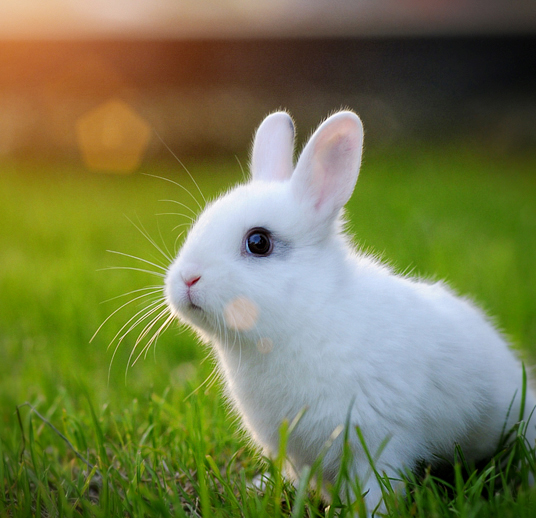
#> input picture oving1/Cute-a-bunny.jpg, 536 x 518 px, found by its file name
$ python oppg1.py   (older library calls are emulated)
#> lines starting #> are read from the running program, lines starting #| are printed output that depends on the picture

import numpy as np
from scipy import misc
import matplotlib.pyplot as plt


def greyscale_2(path, weights=False):
#> called with path = '.\\Cute-a-bunny.jpg', weights = False
    image = misc.imread(path)
#> image is the input picture: shape (518, 536, 3); mean R, G, B 117.2, 122.6, 76.4
    grey = np.zeros(image.shape[0:2])
    if weights:
        x = 0.2126
        y = 0.7152
        z = 0.0722

    for i in range(image.shape[0]):
        for j in range(image.shape[1]):
            r = image[i, j][0]
            g = image[i, j][1]
            b = image[i, j][2]

            if weights:
                grey[i, j] = (x*r + y*g + z*b) / 255
            else:
                grey[i, j] = 1/3 * (r/255 + g/255 + b/255)
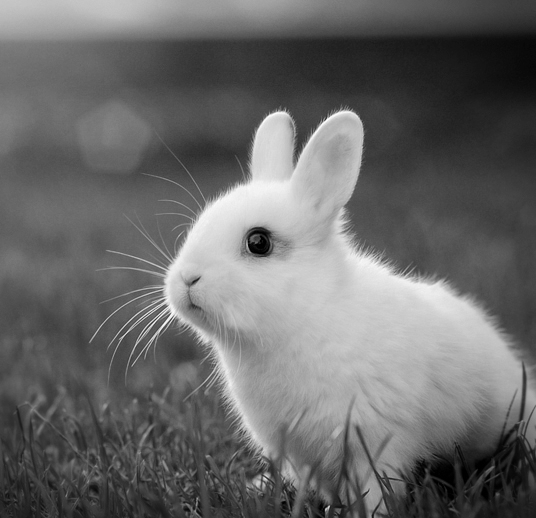
#> grey: shape (518, 536) float64; min 0, max 0.996, mean 0.413

    return grey


def transformation(greyscale_im, p):

    new = np.zeros_like(greyscale_im)
    for y in range(greyscale_im.shape[1]):
        for x in range(greyscale_im.shape[0]):
            new[x, y] = greyscale_im[x, y] - p if 255 - p > 0 else 0

    #new = new / new.max()/255

    plt.figure()
    plt.imshow(new, interpolation='nearest', cmap=plt.cm.gray, vmin=0, vmax=255-p)
    plt.show()

    return new


# [70 lines left out: functions test, grey_plotter, convolution, flip_kernel, not called in this run]


"""

n = 6
li = [[1]*5]*5
kernel = np.matrix(li)

im2 = misc.imread(".\Cute-a-bunny.jpg", flatten=True)

new_im = convolution(im2, kernel)


_, ax = plt.subplots(1, 2)
ax[0].imshow(im2, cmap=plt.cm.gray)
ax[1].imshow(new_im, cmap=plt.cm.gray)
ax[0].set_axis_off()
ax[1].set_axis_off()

misc.imsave('test.png', im2)
misc.imsave('test1.png', new_im)

plt.figure()
plt.imshow(new_im, interpolation="nearest", cmap=plt.cm.gray)
plt.show()

"""

im = greyscale_2(".\Cute-a-bunny.jpg")

print(im.shape)
#| (518, 536)

im2 = misc.imread(".\Cute-a-bunny.jpg", flatten=True)
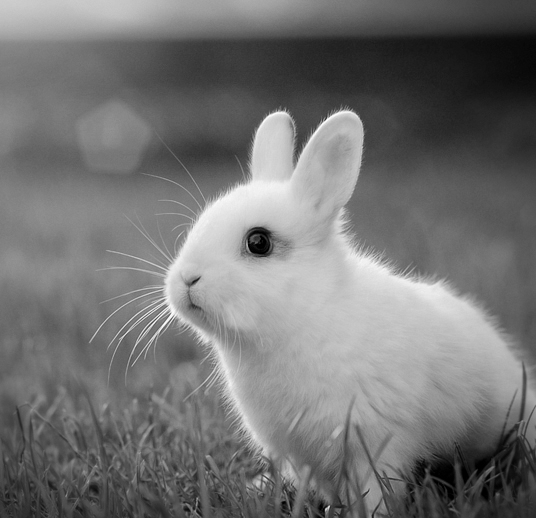
#> im2: shape (518, 536) float32; min 0, max 254.1, mean 115.7


print(im2)
#> (printed output is left out)

im3 = transformation(im2, 100)

print(im3)
#> (printed output is left out)
misc.imsave('test.png', im3)
misc.imsave('test1.png', im2)

_, ax = plt.subplots(1, 2)
ax[0].imshow(im2, cmap=plt.cm.gray)
ax[1].imshow(im3, cmap=plt.cm.gray, vmax=im3.max(), vmin=im3.min())
ax[0].set_axis_off()
ax[1].set_axis_off()
plt.show()
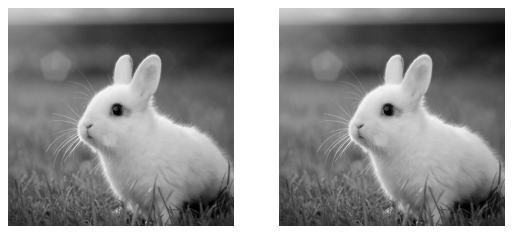
#> figure drawn by matplotlib, 2 panels


#grey_plotter(im)

$ run again, with oving1/elephant.jpg copied over oving1/Cute-a-bunny.jpg
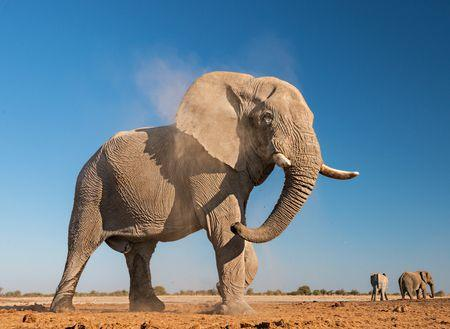
#> input picture oving1/elephant.jpg, 450 x 329 px, found by its file name
#> in greyscale_2, image is the input picture: shape (329, 450, 3); mean R, G, B 109.2, 130.6, 145
#> after the loop in greyscale_2, `for i in range(image.shape[0]):`:
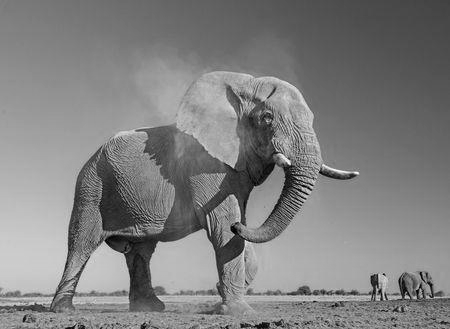
#> grey: shape (329, 450) float64; min 0.00131, max 0.984, mean 0.503
#| (329, 450)
#> (printed output is left out)
#> (printed output is left out)
#> `plt.show()`:
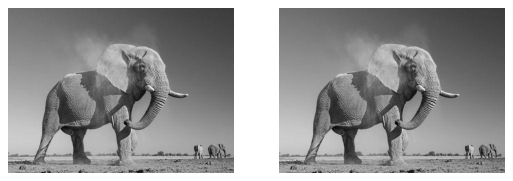
#> figure drawn by matplotlib, 2 panels

$ run again, with oving1/kitten.jpg copied over oving1/Cute-a-bunny.jpg
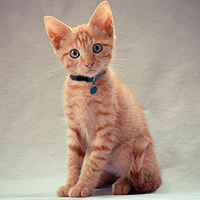
#> input picture oving1/kitten.jpg, 200 x 200 px, found by its file name
#> in greyscale_2, image is the input picture: shape (200, 200, 3); mean R, G, B 177.1, 157.7, 141.9
#> after the loop in greyscale_2, `for i in range(image.shape[0]):`:
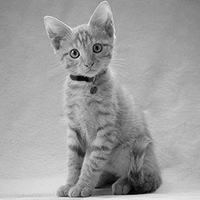
#> grey: shape (200, 200) float64; min 0.00131, max 0.965, mean 0.623
#| (200, 200)
#> (printed output is left out)
#> (printed output is left out)
#> `plt.show()`:
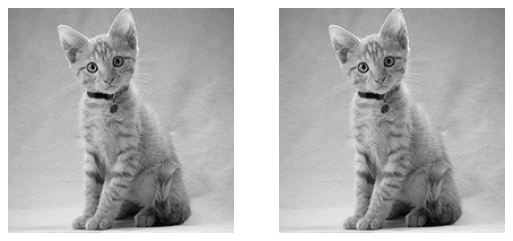
#> figure drawn by matplotlib, 2 panels

$ run again, with oving1/puppy.jpg copied over oving1/Cute-a-bunny.jpg
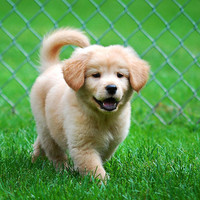
#> input picture oving1/puppy.jpg, 200 x 200 px, found by its file name
#> in greyscale_2, image is the input picture: shape (200, 200, 3); mean R, G, B 100.3, 153.4, 85.8
#> after the loop in greyscale_2, `for i in range(image.shape[0]):`:
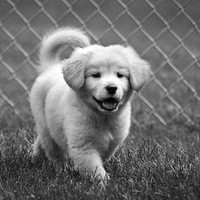
#> grey: shape (200, 200) float64; min 0.00131, max 1, mean 0.444
#| (200, 200)
#> (printed output is left out)
#> (printed output is left out)
#> `plt.show()`:
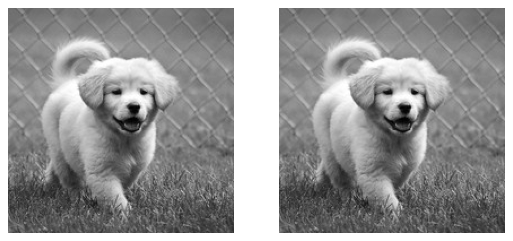
#> figure drawn by matplotlib, 2 panels
